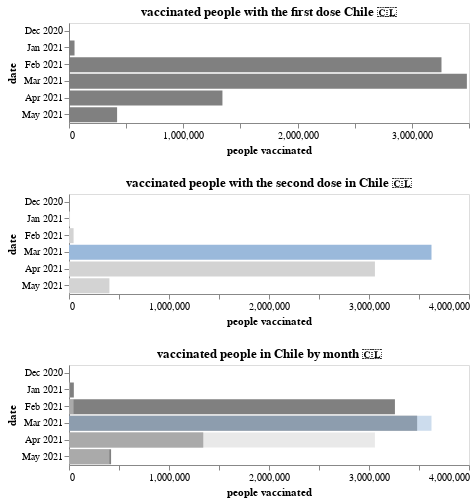

Notebook source saved alongside this figure:
### Code cell
df_vaccine_diff.reset_index(inplace=True)
fig_1=alt.Chart(df_vaccine_diff).mark_bar().encode(
    x=alt.X('primera_dosis:Q',title='people vaccinated'),
    y=alt.Y('yearmonth(fecha):O',title='date'),
    color=alt.condition(
            alt.datum.primera_dosis == 3481471.00,
            alt.value('rgb(51,114,182)'),    
            alt.value('grey')
            ),
).properties(
            height=100,
            title='vaccinated people with the first dose Chile 🇨🇱'
)
fig_2=alt.Chart(df_vaccine_diff).mark_bar().encode(
    x=alt.X('segunda_dosis:Q',title='people vaccinated'),
    y=alt.Y('yearmonth(fecha):O',title='date'),
    color=alt.condition(
            alt.datum.segunda_dosis == 3624932.00,
            alt.value('rgb(154,185,219)'),    
            alt.value('lightgrey')
            )
).properties(
            height=100,
            title='vaccinated people with the second dose in Chile 🇨🇱'
)
(fig_1&fig_2&(fig_1+fig_2.encode(opacity=alt.value(0.5))).properties(title='vaccinated people in Chile by month 🇨🇱')).configure_axis(grid=False)

### Figure 1 — Vega-Lite specification as saved in the notebook (floating-point values rounded to 4 significant figures)
{"$schema": "https://vega.github.io/schema/vega-lite/v4.8.1.json", "config": {"axis": {"grid": false}, "view": {"continuousHeight": 300, "continuousWidth": 400}}, "data": {"name": "data-bd56065402d1a76f263854accb8347a6"}, "datasets": {"data-bd56065402d1a76f263854accb8347a6": [{"fecha": "2020-12-31T00:00:00", "primera_dosis": 8649, "segunda_dosis": 0}, {"fecha": "2021-01-31T00:00:00", "primera_dosis": 48355, "segunda_dosis": 10405}, {"fecha": "2021-02-28T00:00:00", "primera_dosis": 3259272, "segunda_dosis": 45885}, {"fecha": "2021-03-31T00:00:00", "primera_dosis": 3481473, "segunda_dosis": 3624932}, {"fecha": "2021-04-30T00:00:00", "primera_dosis": 1342607, "segunda_dosis": 3059210}, {"fecha": "2021-05-31T00:00:00", "primera_dosis": 420835, "segunda_dosis": 404152}]}, "vconcat": [{"encoding": {"color": {"condition": {"test": "(datum.primera_dosis === 3481471.0)", "value": "rgb(51,114,182)"}, "value": "grey"}, "x": {"field": "primera_dosis", "title": "people vaccinated", "type": "quantitative"}, "y": {"field": "fecha", "timeUnit": "yearmonth", "title": "date", "type": "ordinal"}}, "height": 100, "mark": "bar", "title": "vaccinated people with the first dose Chile 🇨🇱"}, {"encoding": {"color": {"condition": {"test": "(datum.segunda_dosis === 3624932.0)", "value": "rgb(154,185,219)"}, "value": "lightgrey"}, "x": {"field": "segunda_dosis", "title": "people vaccinated", "type": "quantitative"}, "y": {"field": "fecha", "timeUnit": "yearmonth", "title": "date", "type": "ordinal"}}, "height": 100, "mark": "bar", "title": "vaccinated people with the second dose in Chile 🇨🇱"}, {"layer": [{"encoding": {"color": {"condition": {"test": "(datum.primera_dosis === 3481471.0)", "value": "rgb(51,114,182)"}, "value": "grey"}, "x": {"field": "primera_dosis", "title": "people vaccinated", "type": "quantitative"}, "y": {"field": "fecha", "timeUnit": "yearmonth", "title": "date", "type": "ordinal"}}, "height": 100, "mark": "bar", "title": "vaccinated people with the first dose Chile 🇨🇱"}, {"encoding": {"color": {"condition": {"test": "(datum.segunda_dosis === 3624932.0)", "value": "rgb(154,185,219)"}, "value": "lightgrey"}, "opacity": {"value": 0.5}, "x": {"field": "segunda_dosis", "title": "people vaccinated", "type": "quantitative"}, "y": {"field": "fecha", "timeUnit": "yearmonth", "title": "date", "type": "ordinal"}}, "height": 100, "mark": "bar", "title": "vaccinated people with the second dose in Chile 🇨🇱"}], "title": "vaccinated people in Chile by month 🇨🇱"}]}
